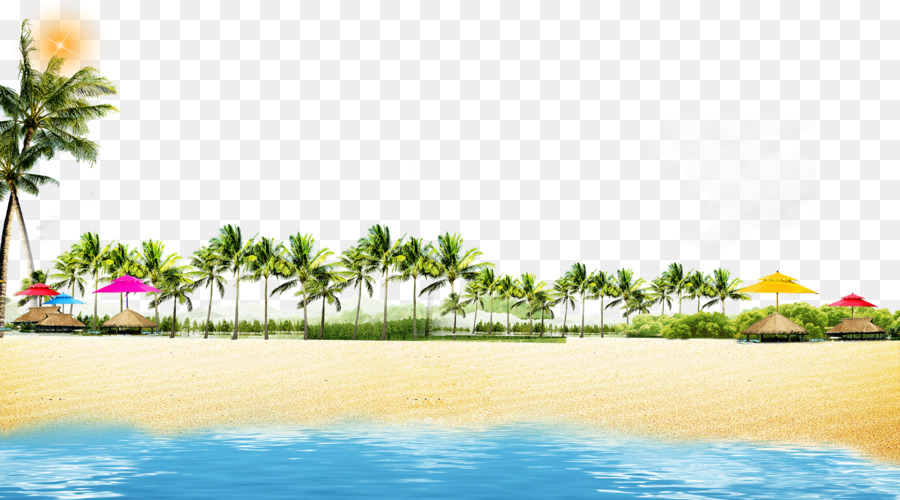
#> input picture assets/beach.jpg, 900 x 500 px
$ python processing.py
#> lines starting #> are read from the running program, lines starting #| are printed output that depends on the picture
import cv2 as cv
from PIL import Image
import numpy as np
import matplotlib.pyplot as plt

img = cv.imread('./assets/beach.jpg')
#> img is the input picture: shape (500, 900, 3); mean B, G, R 205.9, 220.7, 213
img1 = cv.imread("./assets/dog_and_cat2.jpg")
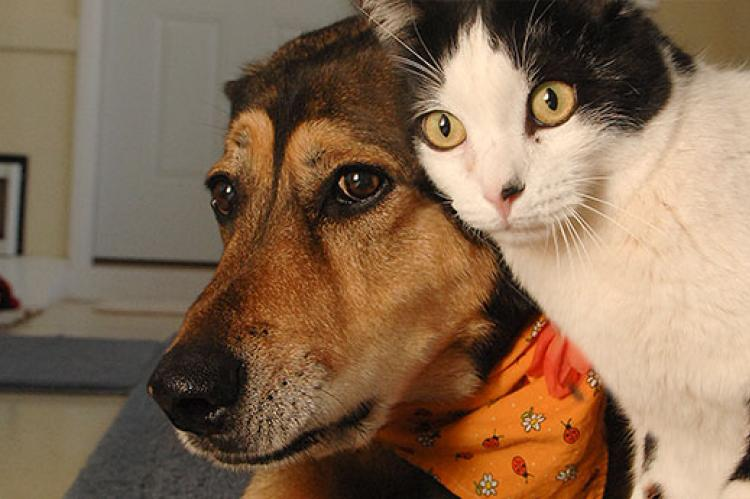
#> input picture assets/dog_and_cat2.jpg, 750 x 499 px
#> img1 is the input picture: shape (499, 750, 3); mean B, G, R 82.4, 106.9, 133.8
img2 = cv.imread('./assets/machine_learning.jpg')
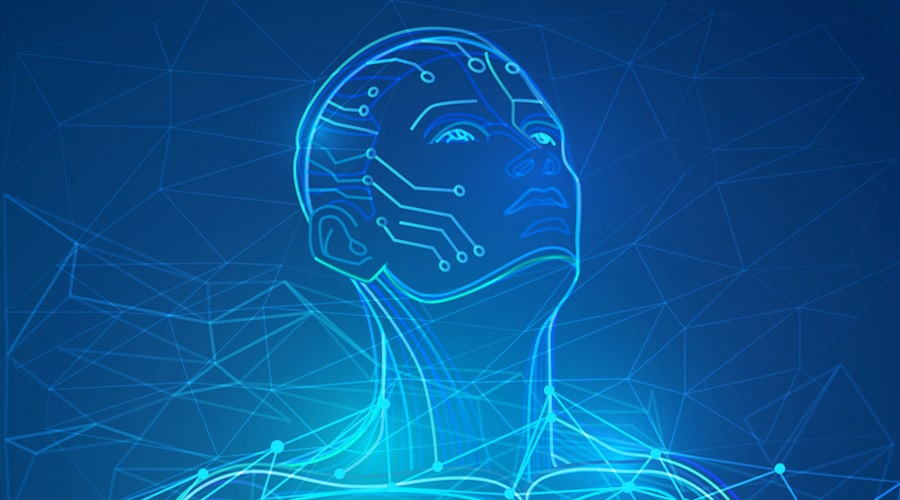
#> input picture assets/machine_learning.jpg, 900 x 500 px
#> img2 is the input picture: shape (500, 900, 3); mean B, G, R 145.5, 84.9, 9.6

# [82 lines of commented-out code are left out]
cv.imshow('Original', img1)
gaussian_3 = cv.GaussianBlur(img1, (5, 5), 2.0)
cv.imshow('Blur', gaussian_3)
unsharp_image = cv.addWeighted(img1, 2.0, gaussian_3, -1.0, 0)
cv.imshow('Unsharped', unsharp_image)

cv.waitKey(0)
